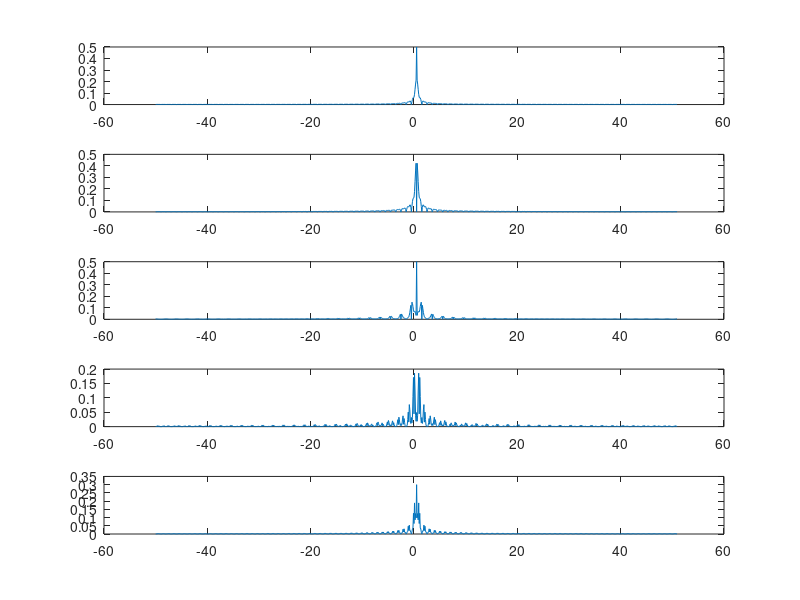
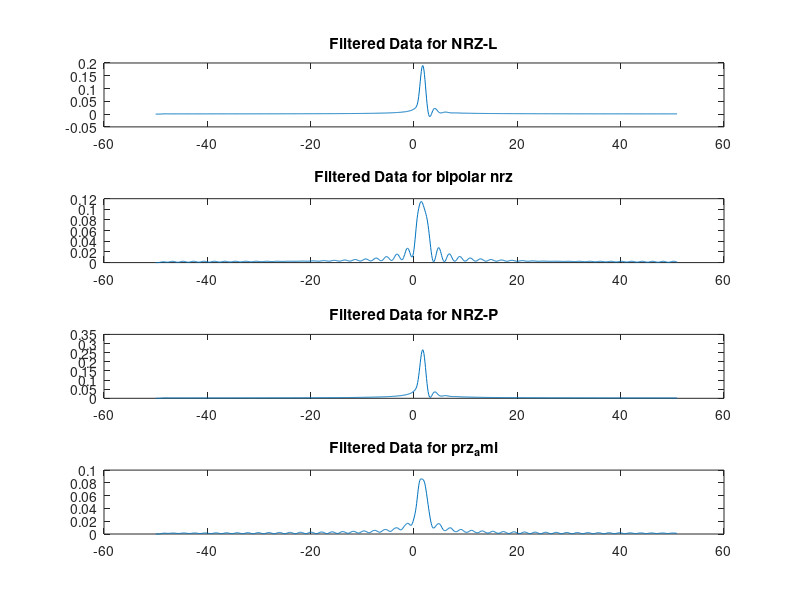

These figures' MATLAB source, in order:
clc
clear all
close all

bits = randi([0,1],1,10);
t1 = 0.01:0.01:10;
Fs = 100;
dt = 1/Fs;
stoptime = 9.91;
stream1 = [];
nrz = [];
biphi_l = [];
rz_ami = [];
nrz_m = [];
for i= 0.01:0.01:10
stream1(int16(100*i)) = bits(ceil(i));
end
for i = 0.01:0.01:10
if stream1(int16(100*i)) == 0
nrz(int16(100*i)) = -1;
else
nrz(int16(100*i)) = 1;
end
end
for i = 0.01:0.01:10
if i - floor(i) < 0.5 & i ~= floor(i)
biphi_l(int16(100*i)) = stream1(int16(100*i));
% elseif i - floor(i) >= 0.5 | i == floor(i)
else
biphi_l(int16(100*i)) = 1 - stream1(int16(100*i));
end
end
pos = false;
j = 0.01;
for i = 0.01:0.01:10
if i - floor(i) < 0.5 & i ~= floor(i)
if ~pos
rz_ami(int16(100*i)) = -1*stream1(int16(100*i));
else
rz_ami(int16(100*i)) = stream1(int16(100*i));
end
% elseif i == floor(i)
% rz_ami(int16(100*i)) = 0;
else
rz_ami(int16(100*i)) = 0;
end
j = i + 0.01;
if i == floor(i) & stream1(int16(100*i)) == 1
pos = ~pos;
end
end
current_val = 0;
j = 0.01;
for i = 0.01:0.01:10
if i <= 1
nrz_m(int16(100*i)) = 0;
else
nrz_m(int16(100*i)) = current_val;
end
if i ~= 10
j = i + 0.01;
end
if stream1(int16(100*j)) == 1 & i == floor(i)
current_val = 1 - current_val;
end
end
N = size(t1);
sfft = fftshift(fft(stream1))/N(2) ;
p1 = abs(sfft);
f= -Fs/2:1/(stoptime-dt):Fs/2+1 ;
disp(size(p1));
disp(size(f));
subplot(5,1,1)
plot(f,p1);
sfft = fftshift(fft(nrz))/N(2) ;
pnrz = abs(sfft);
f= -Fs/2:1/(stoptime-dt):Fs/2+1 ;
disp(size(p1));
disp(size(f));
subplot(5,1,2)
plot(f,pnrz);
sfft = fftshift(fft(biphi_l))/N(2) ;
pbiphi_l = abs(sfft);
f= -Fs/2:1/(stoptime-dt):Fs/2+1 ;
disp(size(p1));
disp(size(f));
subplot(5,1,3)
plot(f,pbiphi_l);
sfft = fftshift(fft(rz_ami))/N(2) ;
prz_ami = abs(sfft);
f= -Fs/2:1/(stoptime-dt):Fs/2+1 ;
disp(size(p1));
disp(size(f));
subplot(5,1,4)
plot(f,prz_ami);
sfft = fftshift(fft(nrz_m))/N(2) ;
pnrz_m = abs(sfft);
f= -Fs/2:1/(stoptime-dt):Fs/2+1 ;
disp(size(p1));
disp(size(f));
subplot(5,1,5)
plot(f,pnrz_m);
figure;
[b,a] = butter(5,0.1);
z = filter(b,a,p1);
subplot(411);
plot(f,z)
title('Filtered Data for NRZ-L');
z3 = filter(b,a,pbiphi_l);
subplot(412);
plot(f,z3)
title('Filtered Data for bipolar nrz');
z1 = filter(b,a,pnrz);
subplot(413);
plot(f,z1)
title('Filtered Data for NRZ-P');
z2 = filter(b,a,prz_ami);
subplot(414);
plot(f,z2)
title('Filtered Data for prz_ami');